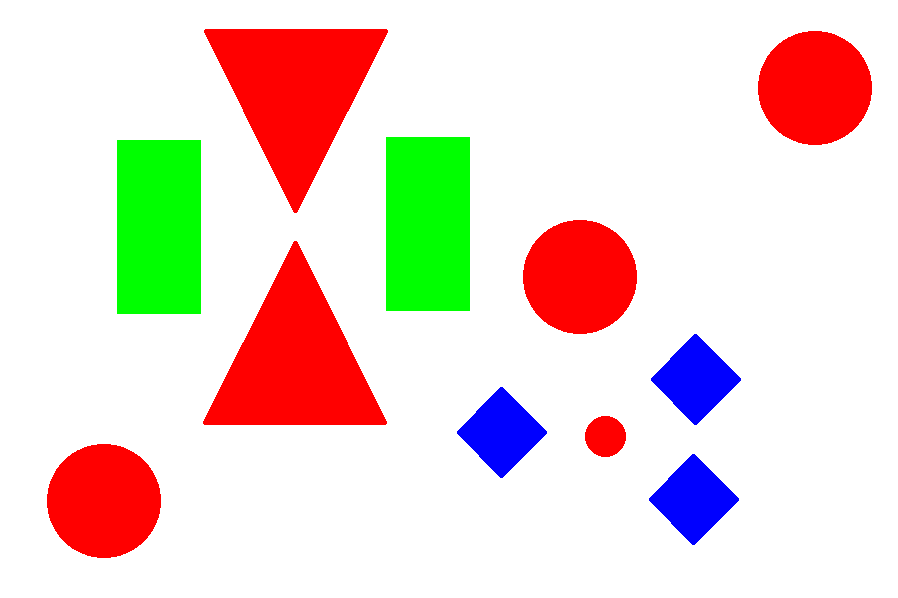
#> input picture Python codes for detection/Task1B/test1.png, 898 x 598 px; its folder holds only this picture in this run
$ python task1B_main.py   (Python 2 division)   (older library calls are emulated)
#> lines starting #> are read from the running program, lines starting #| are printed output that depends on the picture; after the words box and inside, x2 and y2 are one past the last pixel; in counts of white or black regions, pixels touching at a corner belong together
#classes and subclasses to import
import cv2
import numpy as np
import os
listdir='C:/Users/smart/Desktop/New Folder'
global shape
i=0
css=cls=csc=clc=csr=clr=cst=clt=cms=cmr=cmc=cmt=0
#################################################################################################
# DO NOT EDIT!!!
#################################################################################################
#subroutine to write rerults to a csv
def writecsv(color,shape,size,count):
    #open csv file in append mode
    filep = open('results1B_1228.csv','a')
    # create string data to write per image
    datastr = "," + color + "-" + shape + "-" + size + "-" + str(count)
    #write to csv
    filep.write(datastr)

def main(path):

#> called with path = './test1.png'
    global i
    i=i+1
    global css,cls,csc,clc,csr,clr,cst,clt,cms,cmr,cmc,cmt
    ss=ls=sc=lc=sr=lr=st=lt=ms=mr=mc=mt=0
    css=cls=csc=clc=csr=clr=cst=clt=cms=cmr=cmc=cmt=0


#####################################################################################################
    #Write your code here!!!
#####################################################################################################
    def figure_size(shape,c):
        global ss,ls,sc,lc,sr,lr,st,lt,ms,mr,mc,mt
        global css,cls,csc,clc,csr,clr,cst,clt,cms,cmr,cmc,cmt

        area=cv2.contourArea(c)


        if(shape=="triangle"):
            if(area<=1532.0):
            #st+=1
                size="small"
                cst=cst+1
                print cst
            elif(area>=5560.5):
                #lt+=1
                size="large"
                clt=clt+1
                print clt
            else:
                #mt+=1
                size="medium"
                cmt=cmt+1

        if(shape=="square"):
            if(area<=2913.0):
           # ss+=1
                size="small"
                css=css+1
            elif(area>=10609.0):
                #ls+=1
                size="large"
                cls=cls+1
            else:
                #ms+=1
                size="medium"
                cms=cms+1

        if(shape=="circle"):
            if(area<=2203.5):
                #sc+=1
                size="small"
                csc=csc+1
            elif(area>=8331.0):
               # lc+=1
                size="large"
                clc=clc+1
            else:

                size="medium"
                cmc=cmc+1


        if(shape=="rectangle"):
            if(area<=1532.0):

                size="small"
                csr=csr+1
            elif(area>=20909):

                size="large"
                clr=clr+1
                print clr
            else:

                size="medium"
                cmr=cmr+1
                print cmr

        return str(size)
###############################

    npe=nc=nt=ns=nr=0
    b=[]
    c=[]
    list=[]
##### GREEN ###################################3
    print css,cls,csc,clc,csr,clr,cst,clt,cms,cmr,cmc,cmt
    image = cv2.imread(path, 1)
#> image is the input picture: shape (598, 898, 3); mean B, G, R 209.4, 217.2, 235
    hsv = cv2.cvtColor(image, cv2.COLOR_BGR2HSV)
#> hsv: shape (598, 898, 3); mean H, S, V 6.1, 51.7, 255

    final_image=image
    lower_range = np.array([50, 100, 100], dtype=np.uint8)
    upper_range = np.array([70, 255, 255], dtype=np.uint8)
    mask1 = cv2.inRange(hsv, lower_range, upper_range)
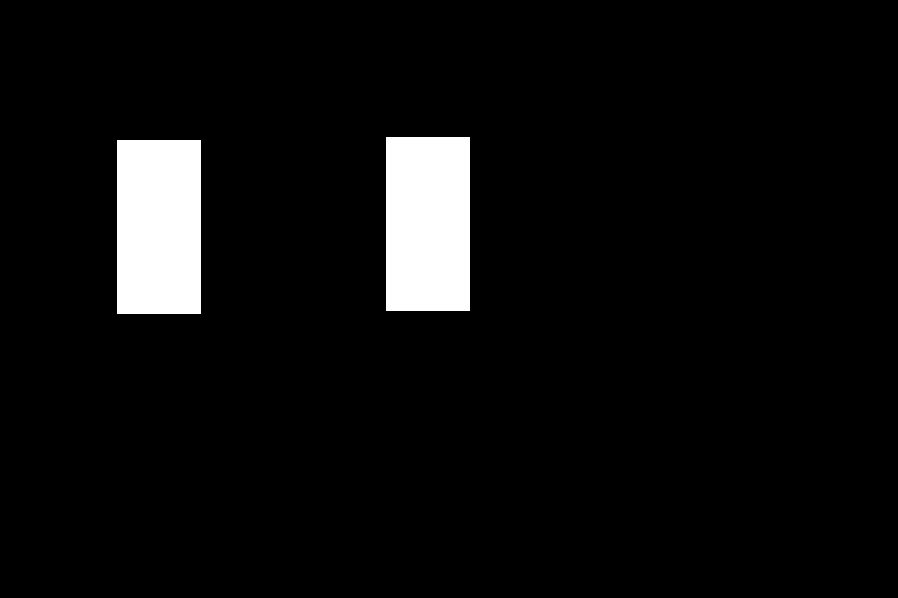
#> mask1: shape (598, 898); 5.4% white; 2 white regions
    color="green"

    black= np.zeros((image.shape[0],image.shape[1],3)) # making a black image of same size of imported image
    ret , thresh=cv2.threshold(mask1,200,255,cv2.THRESH_BINARY) # thresholding to make clear contrast between shapes and background
# we can use canny edges too

    thresh2=thresh
# making copy of thresholded image
    res,contours,hirachy=cv2.findContours(thresh2,cv2.RETR_EXTERNAL,cv2.CHAIN_APPROX_NONE)
#> contours = 2 contours; box (x1, y1, x2, y2) and area: (117, 140, 201, 314) 14359, (386, 137, 470, 311) 14359; hirachy = [[1, -1, -1, -1], [-1, 0, -1, -1]]
# finding contours in image
    cv2.drawContours(black,contours,-1,(255,255,255),3)
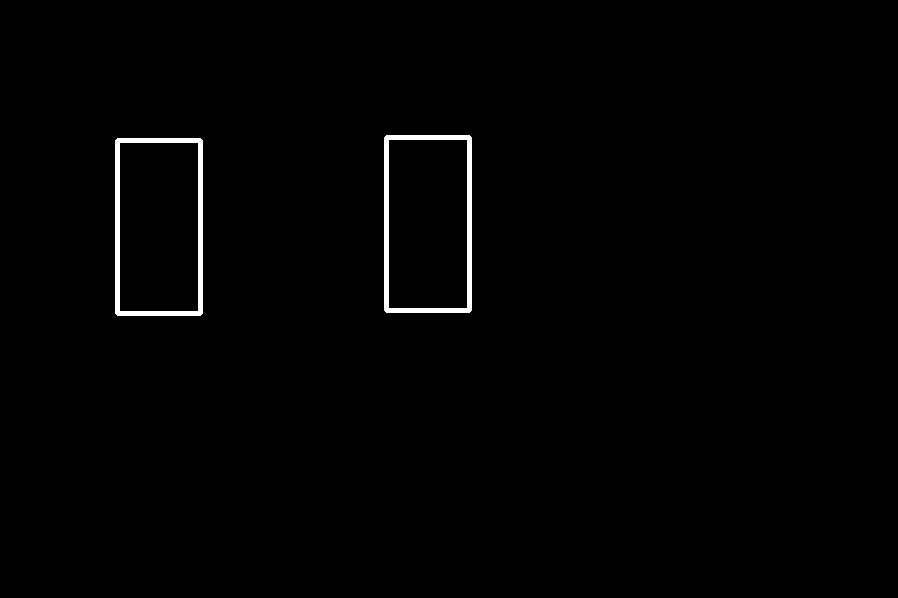
#> black: shape (598, 898, 3) float64; 0.95% white; 2 white regions, box (x1, y1, x2, y2) and area: (384, 135, 472, 313) 2548, (115, 138, 203, 316) 2548

# loop to detect the images

    for c in contours:


        approx=cv2.approxPolyDP(c,0.03*cv2.arcLength(c,True),True)
        a=len(approx)
            # [4 lines of commented-out code are left out]


### triangle
        if a==3:
            nt=nt+1
            M=cv2.moments(c)
            cx=int(M['m10']/M['m00'])
            cy=int(M['m01']/M['m00'])
            shape="triangle"
            cv2.drawContours(final_image,[c],0,(0,0,0),2)
            figure_size("triangle",[c])

## square and rectangle
        if a==4:

            x,y,w,h =cv2.boundingRect(c)

            M=cv2.moments(c)
            cx=int(M['m10']/M['m00'])
            cy=int(M['m01']/M['m00'])
            if abs(w-h)<=4:
                ns=ns+1
                shape="square"
                cv2.drawContours(final_image,[c],0,(0,0,0),2)
                figure_size("square",c)


            else :
                shape="rectangle"
                cv2.drawContours(final_image,[c],0,(0,0,0),2)
                nr=nr+1
                figure_size("rectangle",c)


# evertything more than 6 will be take as circle
        if a>=6:

             M=cv2.moments(c)
             cx=int(M['m10']/M['m00'])
             cy=int(M['m01']/M['m00'])
             shape="circle"
             cv2.drawContours(final_image,[c],0,(0,0,0),2)
             nc=nc+1
             figure_size("circle",c)

        cv2.putText(final_image,str(color)+str('-')+str(shape),(cx-50,cy),cv2.FONT_HERSHEY_COMPLEX, 0.5,(0,0,0),2)

        list.append(str('[')+shape+str('-')+color+str(']'))
#> this loop made 2 passes
#> (approx, a, x, y, w, h, cx, cy) on passes 1 to 2: ([[117, 140], [117, 313], [200, 313], [200, 140]], 4, 117, 140, 84, 174, 158, 226), ([[386, 137], [386, 310], [469, 310], [469, 137]], 4, 386, 137, 84, 174, 427, 223)
#> (printed output is left out)
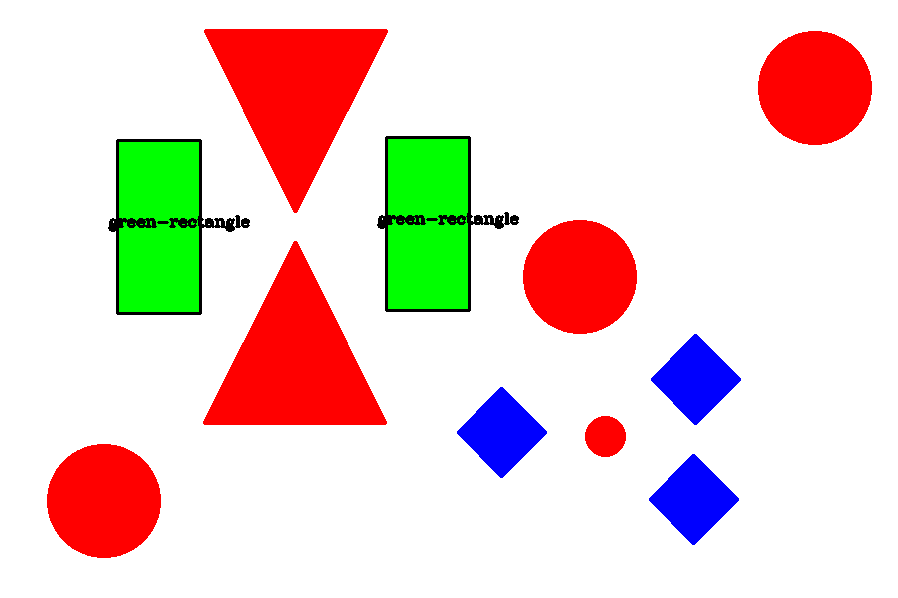
#> final_image: shape (598, 898, 3); 0.95% of pixels changed, all inside (x1, y1, x2, y2) = (108, 136, 519, 315)
#> after the loop, list = ['[rectangle-green]', '[rectangle-green]']; nc = 0; nr = 2; ns = 0; nt = 0
    ##data writing calling write csv
    if css > 0:
        writecsv('green','square','small',css)
        print css,cls,csc,clc,csr,clr,cst,clt,cms,cmr,cmc,cmt

    if cls >0:
        writecsv('green','square','large',cls)
    if clc > 0:
        writecsv('green','circle','large',clc)
        print css,cls,csc,clc,csr,clr,cst,clt,cms,cmr,cmc,cmt
    if csr > 0:
        writecsv('green','rectangle','small',csr)
    if clr > 0:
        writecsv('green','rectangle','large',clr)
    if cst > 0:
        writecsv('green','triangle','small',cst)
    if clt > 0:
        writecsv('green','triangle','large',clt)
    if cms > 0:
        writecsv('green','square','medium',cms)
    if cmr > 0:
        writecsv('green','rectangle','medium',cmr)
#> in writecsv, `datastr = "," + color + "-" + shape + "-" + size + "-" + str(count)`: datastr = ',green-rectangle-medium-2'
    if cmc > 0:
        writecsv('green','circle','medim',cmc)
    if cmt > 0:
        writecsv('green','triangle','medium',cmt)
    if csc>0:
        writecsv('green','circle','small',csc)

##BLUE COLOR DETECTION WITH SHAPE

    css=cls=csc=clc=csr=clr=cst=clt=cms=cmr=cmc=cmt=0
    lower_range = np.array([110, 100, 100], dtype=np.uint8)
    upper_range = np.array([130, 255, 255], dtype=np.uint8)
    mask2 = cv2.inRange(hsv, lower_range, upper_range)
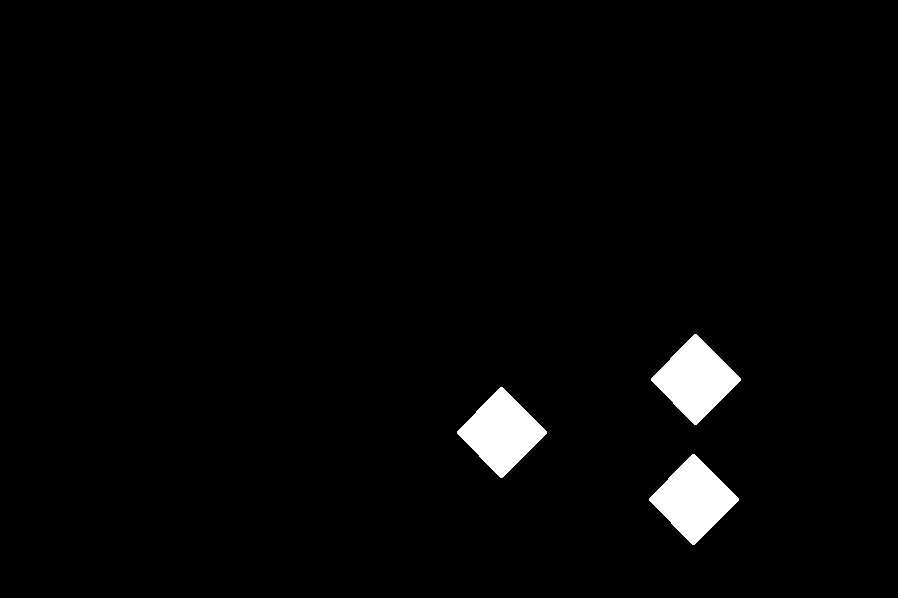
#> mask2: shape (598, 898); 2.4% white; 3 white regions
    color="blue"

    black= np.zeros((image.shape[0],image.shape[1],3)) # making a black image of same size of imported image
    ret , thresh=cv2.threshold(mask2,200,255,cv2.THRESH_BINARY) # thresholding to make clear contrast between shapes and background
    # we can use canny edges too

    thresh2=thresh
# making copy of thresholded image
    res,contours,hirachy=cv2.findContours(thresh2,cv2.RETR_EXTERNAL,cv2.CHAIN_APPROX_NONE)
#> contours = 3 contours; box (x1, y1, x2, y2) and area: (649, 454, 739, 545) 4184, (457, 387, 547, 478) 4184, (651, 334, 741, 425) 4184; hirachy = [[1, -1, -1, -1], [2, 0, -1, -1], [-1, 1, -1, -1]]
# finding contours in image
    cv2.drawContours(black,contours,-1,(255,255,255),3)
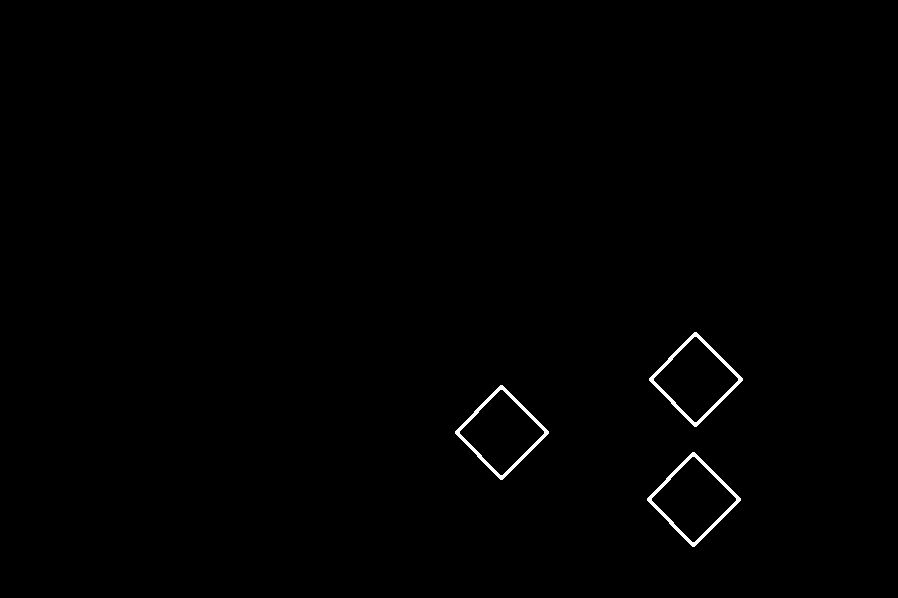
#> black: shape (598, 898, 3) float64; 0.51% white; 3 white regions, box (x1, y1, x2, y2) and area: (649, 332, 743, 427) 920, (455, 385, 549, 480) 920, (647, 452, 741, 547) 920
# draw contours in black image

# loop to detect the images

    for c in contours:

        approx=cv2.approxPolyDP(c,0.03*cv2.arcLength(c,True),True)
        a=len(approx)
### triangle
        if a==3:
            nt=nt+1
            M=cv2.moments(c)
            cx=int(M['m10']/M['m00'])
            cy=int(M['m01']/M['m00'])
            shape="triangle"
            cv2.drawContours(final_image,[c],0,(0,0,0),2)
            figure_size("triangle",c)

## square and rectangle
        if a==4:

            x,y,w,h =cv2.boundingRect(c)

            M=cv2.moments(c)
            cx=int(M['m10']/M['m00'])
            cy=int(M['m01']/M['m00'])
            if abs(w-h)<=4:
                ns=ns+1
                shape="square"
                cv2.drawContours(final_image,[c],0,(0,0,0),2)
                figure_size("square",c)


            else :
                shape="rectangle"
                cv2.drawContours(final_image,[c],0,(0,0,0),2)
                nr=nr+1
                figure_size("rectangle",c)


# evertything more than 6 will be take as circle
        if a>=6:

             M=cv2.moments(c)
             cx=int(M['m10']/M['m00'])
             cy=int(M['m01']/M['m00'])
             shape="circle"
             cv2.drawContours(final_image,[c],0,(0,0,0),2)
             nc=nc+1
             figure_size("circle",c)

        cv2.putText(final_image,str(color)+str('-')+str(shape),(cx-50,cy),cv2.FONT_HERSHEY_COMPLEX, 0.5,(0,0,0),2)

        list.append(str('[')+shape+str('-')+color+str(']'))
#> this loop made 3 passes
#> (approx, x, y, cx, cy) on passes 1 to 3: ([[692, 454], [649, 500], [694, 544], [738, 498]], 649, 454, 693, 498), ([[500, 387], [457, 433], [502, 477], [546, 431]], 457, 387, 501, 431), ([[694, 334], [651, 380], [696, 424], [740, 378]], 651, 334, 695, 378)
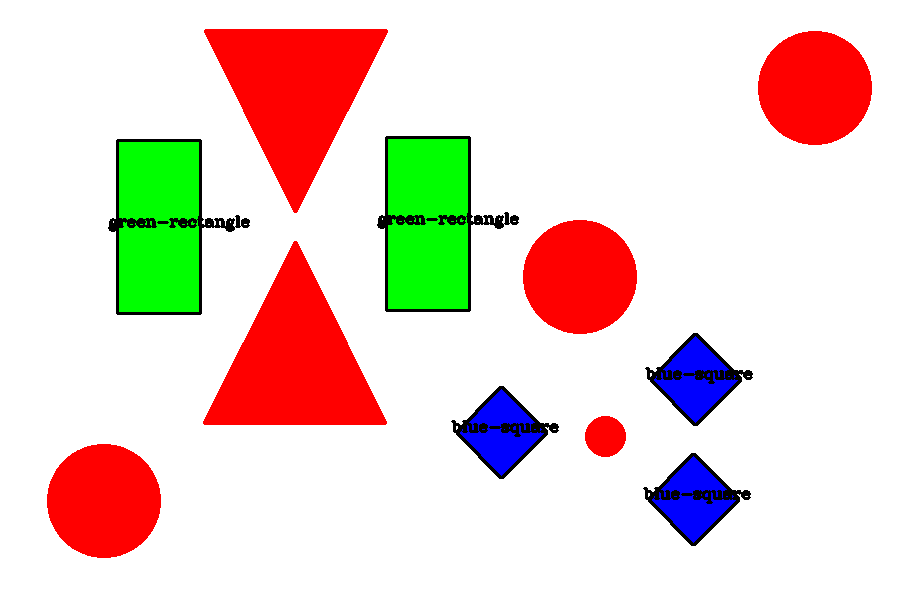
#> final_image: shape (598, 898, 3); 0.9% of pixels changed, all inside (x1, y1, x2, y2) = (451, 333, 753, 546)
#> after the loop, list = ['[rectangle-green]', '[rectangle-green]', '[square-blue]', '[square-blue]', '[square-blue]']; nc = 0; nr = 2; ns = 3; nt = 0

    ##data writing calling write csv
    if css > 0:
        writecsv('blue','sqare','small',css)
        print css,cls,csc,clc,csr,clr,cst,clt,cms,cmr,cmc,cmt

    if cls >0:
        writecsv('blue','square','large',cls)
    if clc > 0:
        writecsv('blue','circle','large',clc)
        print css,cls,csc,clc,csr,clr,cst,clt,cms,cmr,cmc,cmt
    if csr > 0:
        writecsv('blue','rectangle','small',csr)
    if clr > 0:
        writecsv('blue','rectangle','large',clr)
    if cst > 0:
        writecsv('blue','triangle','small',cst)
    if clt > 0:
        writecsv('blue','triangle','large',clt)
    if cms > 0:
        writecsv('blue','square','medium',cms)
#> (the rest of the program and of its run is left out)
